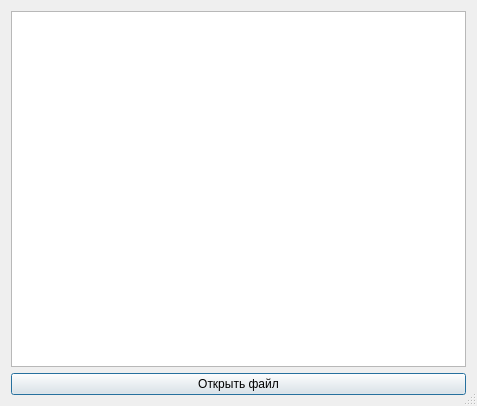
<?xml version="1.0" encoding="UTF-8"?>
<ui version="4.0">
 <class>Dialog</class>
 <widget class="QDialog" name="Dialog">
  <property name="geometry">
   <rect>
    <x>0</x>
    <y>0</y>
    <width>477</width>
    <height>406</height>
   </rect>
  </property>
  <property name="windowTitle">
   <string>Dialog</string>
  </property>
  <property name="sizeGripEnabled">
   <bool>true</bool>
  </property>
  <layout class="QVBoxLayout" name="verticalLayout">
   <item>
    <widget class="QTreeView" name="treeView">
     <property name="editTriggers">
      <set>QAbstractItemView::NoEditTriggers</set>
     </property>
     <property name="uniformRowHeights">
      <bool>false</bool>
     </property>
     <property name="animated">
      <bool>true</bool>
     </property>
     <property name="allColumnsShowFocus">
      <bool>false</bool>
     </property>
     <property name="wordWrap">
      <bool>false</bool>
     </property>
     <attribute name="headerCascadingSectionResizes">
      <bool>false</bool>
     </attribute>
    </widget>
   </item>
   <item>
    <widget class="QPushButton" name="OpenFile">
     <property name="text">
      <string>Открыть файл</string>
     </property>
    </widget>
   </item>
  </layout>
 </widget>
 <layoutdefault spacing="6" margin="11"/>
 <resources/>
 <connections/>
</ui>
